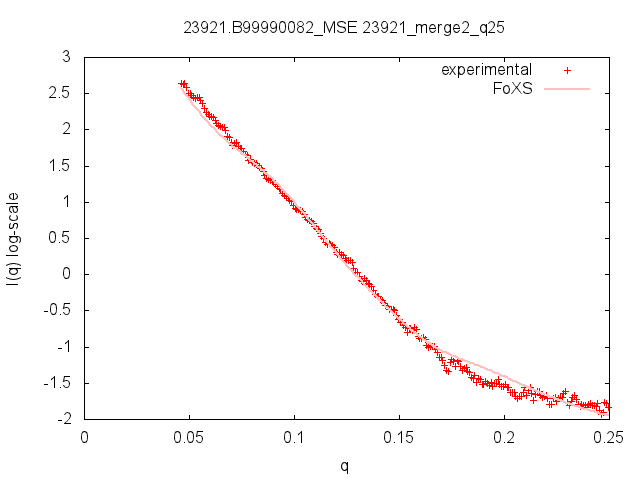

Generate this figure with gnuplot:
set terminal png;set output "23921.B99990082_MSE_23921_merge2_q25.png";
set title "23921.B99990082_MSE 23921_merge2_q25";set xlabel "q";set ylabel "I(q) log-scale"
plot '23921.B99990082_MSE_23921_merge2_q25.dat' u 1:2 thru log(y) t "experimental", '23921.B99990082_MSE_23921_merge2_q25.dat' u 1:3 thru log(y) t "FoXS" w lines lw 2 lt 83
